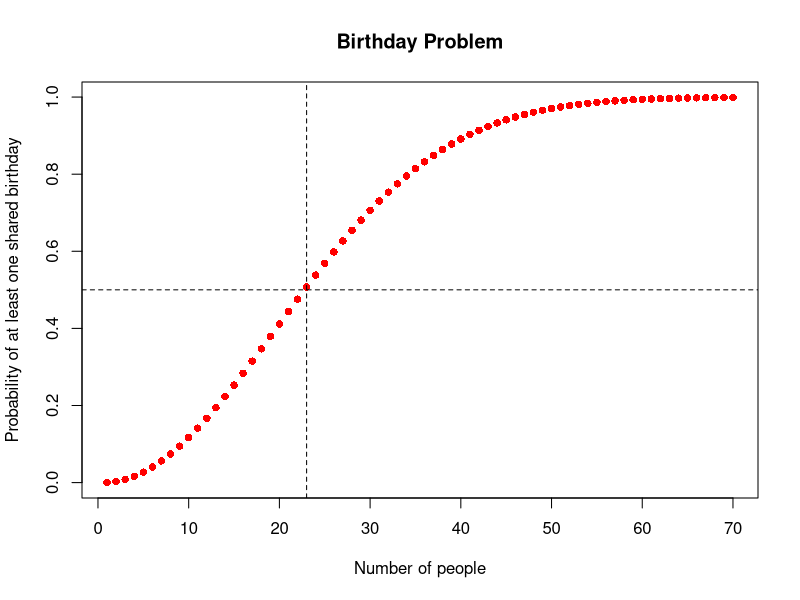
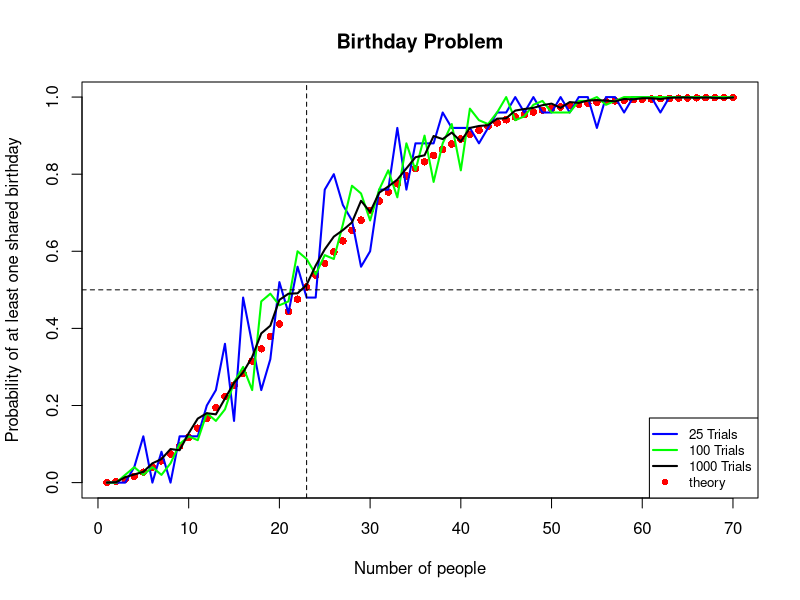

Source code (R) for these figures, in order: (Note: a time limit stopped this script after it produced the figures.)
#Birthday Problem Simulation in R
#Author: Koba Khitlaishvili
#Date:05/14/2014

#----------Functions--------------------------------------------
# bdayProbs() function
#   
#   @parameters
#     -numberOfPeople - number of people(birthdays) in a group. The probability 
#      of at least one 
#      shared birthday in the group is calculated for groups of all sizes up 
#      untill this parameter. 
#     -numberOfTrials - number of times(trials) birthdays are randomly drawn for 
#      a group of size numberOfPeople.
bdayProbs<-function(numberOfPeople=60,numberOfTrials=25){
  prob<-vector() #shared birthday probabilities 
  N<-vector() #Number of people in a group
  for(k in 1:numberOfPeople){
    sameB<-0 #count of trials in which the group had at least one shared birthday 
    for(i in 1:numberOfTrials){
      id<-1:k #group member's id
      
      #Data fram
      df<-data.frame(id,month=round(runif(k,1,12)),day=2)
      
      #For months with 30 days randomly pick a day from 30 possible options
      month30<-df$month %in% c(4,6,9,11)
      df[month30,]$day<-round(runif(sum(month30),1,30))
      
      #For months with 31 days randomly pick a day from 31 possible options
      month31<-!(df$month %in% c(4,6,9,11))
      df[month31,]$day<-round(runif(sum(month31),1,31))
      
      #For February with 28 days randomly pick a day from 28 possible options
      feb<-df$month==2
      df[feb,]$day<-round(runif(sum(feb),1,28))
      
      #Increase sameB if during the trial the group had at least one shared birthday
      if(sum(duplicated(df[,2:3]))>0) {
        sameB<-sameB+1
      }   
    }
    #sameB/i is the fraction of groups per i trials that had at least one shared birthday,
    #i.e. probability of a shared birthday in a group of n people.
    prob<-append(prob,sameB/i)
    #N is the vector of group sizes that corresponds to the vector of probabilities of
    #a shared birthday 
    N<-append(N,k) 
  }
  return(data.frame(N=N,SharedBdayProb=prob))
}
#-----------------------------------------------------------------

#-----------Simulation--------------------------------------------

#Create a dataframe with shared birthday probabilities for groups of all sizes 
#up to 70 using 25,100, and 1000 trials
birthdayProbs<-data.frame(`25trials`=bdayProbs(70,25)[,"SharedBdayProb"],
                      `100trials`=bdayProbs(70,100)[,"SharedBdayProb"],
                      `1000trials`=bdayProbs(70,1000)[,"SharedBdayProb"])

#Add theoretical probabilities computed in Mathematica for groups of all sizes up to 95 people
theory<-read.csv("Mathematica/BDprobsTheory.csv",header=FALSE,sep=",")
birthdayProbs<-data.frame(birthdayProbs,theory=theory[1:nrow(birthdayProbs),])

#Plot the theoretical bday probs
with(birthdayProbs,
{
  plot(theory,
       pch=16,
       col="red",
       main="Birthday Problem",
       xlab="Number of people",
       ylab="Probability of at least one shared birthday")
  abline(h=0.5,v=23,lty=2)
})
#Save the plot to a png file
dir.create("R output")
dev.copy(png,"R output/TheoryBdayProbs.png",units="px",height=530,width=530)
dev.off()

#Plot the theoretical shared birthday probabilities and probabilities for 25,100, 1000 trials
with(birthdayProbs,
{
  plot(theory,
      pch=16,
      col="red",
      main="Birthday Problem",
      xlab="Number of people",
      ylab="Probability of at least one shared birthday")
 lines(X25trials,lwd=2,col="blue")
 lines(X100trials,lwd=2,col="green")
 lines(X1000trials,lwd=2)
 abline(h=0.5,v=23,lty=2)
 legend("bottomright",c("25 Trials","100 Trials","1000 Trials","theory"),
        col=c("blue","green","black","red"),
        lty=c(1,1,1,NA),
        pch=c(NA,NA,NA,16),
        lwd=2,
        cex=0.8)
 })

#Save the plot to a png file
dev.copy(png,"R output/SharedBdayProbs.png",units="px",height=530,width=530)
dev.off()

#Calculate the mean error by the number of trial s
k<-100 #number of trials
n<-60 #number of people in a group
error<-vector()
for(i in 1:k){
  #Difference between theoretical probability and simulated probability of a 
  #shared birthday in a group of sixty people
  error<-append(error,mean(na.omit(birthdayProbs[1:nrow(bdayProbs(n,i)),]$theory-bdayProbs(n,i)[,2])))
  print(c(i,"/",k),quote=FALSE)
}
rm(k,n)

#Plot the error
plot(error,
     pch=20,
     main="Mean error by number of trials for a group of 60 people",
     xlab="Number of trials",
     ylab="Mean error,%")
abline(h=0)

#Save the plot to a png file
dev.copy(png,"R output/Error.png",units="px",height=500,width=580)
dev.off()


#Write the theoretical shared birthday probabilities and probabilities for 25,100, 1000 trials
#to a csv file in the output folder
write.csv(birthdayProbs,"R output/birthdayProbs.csv")

#Write the error by number of trials for a group of n people
#to a csv file in the output folder
write.csv(error,"R output/error.csv")
